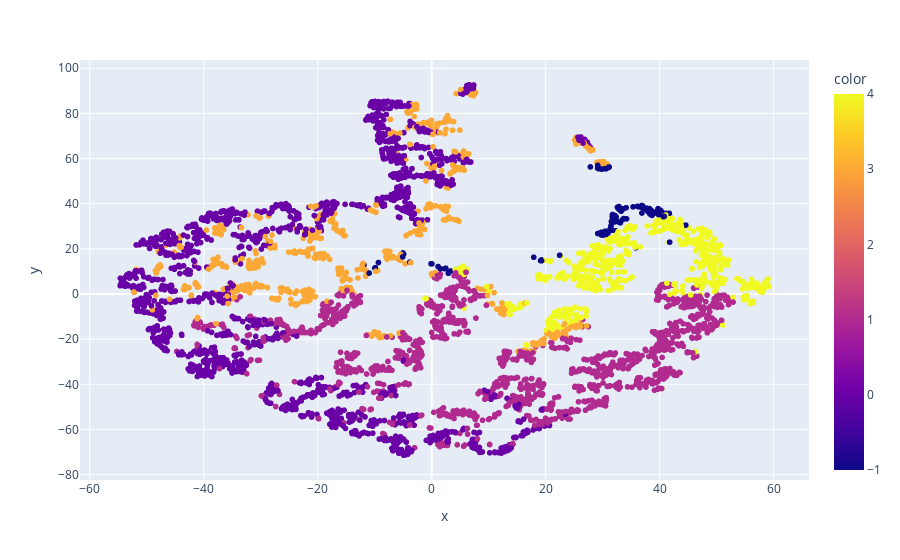

Notebook source saved alongside this figure:
### Code cell
px.scatter(x=tsne_2d[:, 0], y=tsne_2d[:, 1], color=dff_rfm['gmm_clusters'])

### Figure 1 — Plotly figure (JSON) as saved in the notebook; plotly's stock layout.template omitted (floating-point values rounded to 4 significant figures; data arrays with more than 128 entries replaced by an {"elided": "..."} marker saying what was removed)
{"data": [{"hovertemplate": "x=%{x}<br>y=%{y}<br>color=%{marker.color}<extra></extra>", "legendgroup": "", "marker": {"color": {"elided": "4205 int values"}, "coloraxis": "coloraxis", "symbol": "circle"}, "mode": "markers", "name": "", "showlegend": false, "type": "scattergl", "x": {"elided": "4205 float values"}, "xaxis": "x", "y": {"elided": "4205 float values"}, "yaxis": "y"}], "layout": {"coloraxis": {"colorbar": {"title": {"text": "color"}}, "colorscale": [[0, "#0d0887"], [0.1111, "#46039f"], [0.2222, "#7201a8"], [0.3333, "#9c179e"], [0.4444, "#bd3786"], [0.5556, "#d8576b"], [0.6667, "#ed7953"], [0.7778, "#fb9f3a"], [0.8889, "#fdca26"], [1, "#f0f921"]]}, "legend": {"tracegroupgap": 0}, "margin": {"t": 60}, "xaxis": {"anchor": "y", "domain": [0, 1], "title": {"text": "x"}}, "yaxis": {"anchor": "x", "domain": [0, 1], "title": {"text": "y"}}}}
